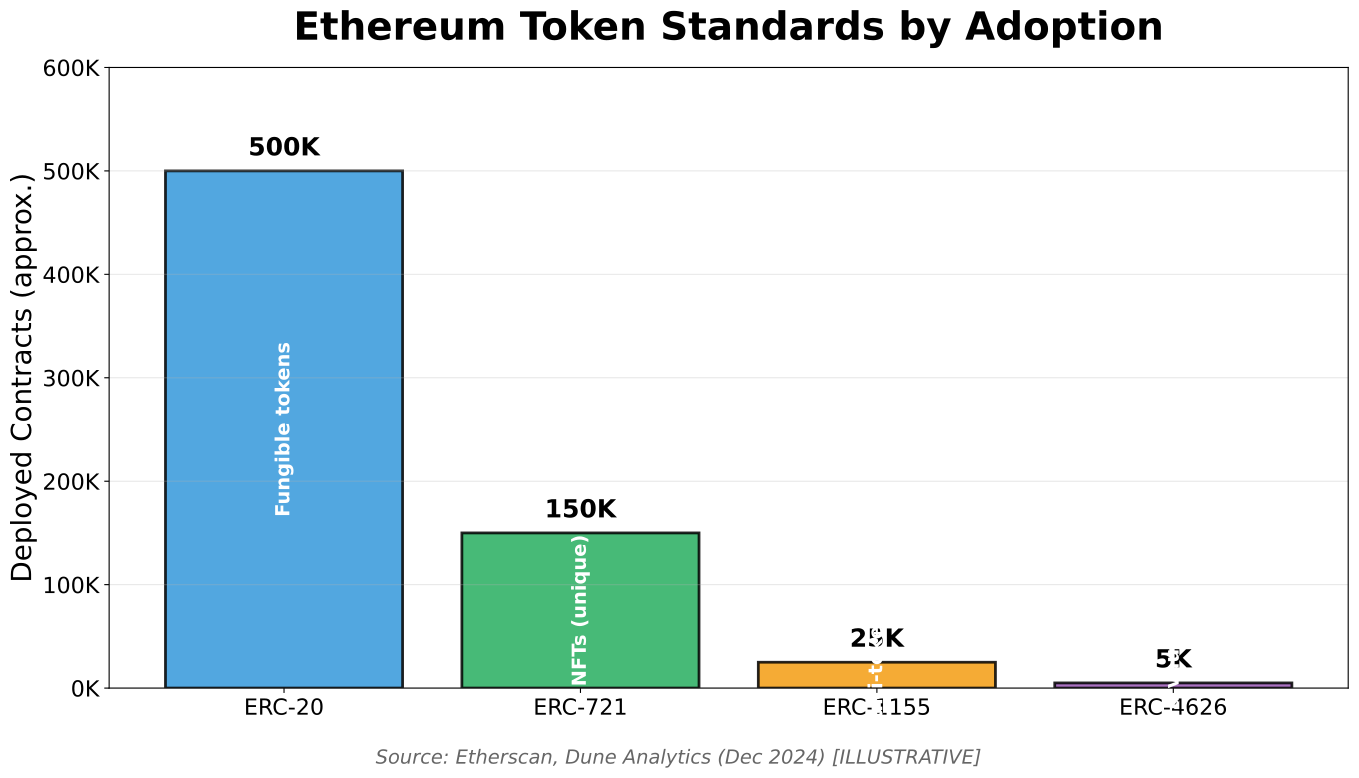

This figure's Python source:
"""
Token Standards Comparison
Bar chart comparing ERC token standards

Output: token_standards_comparison.pdf
Module: module_02_blockchain
Lesson: 20 - Tokens
"""

from pathlib import Path
import matplotlib.pyplot as plt
import numpy as np

CHART_METADATA = {
    'title': 'Token Standards Comparison',
    'module': 'module_02_blockchain',
    'lesson': 20,
    'url': 'https://github.com/Digital-AI-Finance/digital-finance/tree/main/module_02_blockchain/figures/token_standards_comparison'
}

# 40% larger fonts
plt.rcParams.update({
    'font.size': 20,
    'axes.labelsize': 20,
    'axes.titlesize': 28,
    'xtick.labelsize': 16,
    'ytick.labelsize': 16,
    'legend.fontsize': 16,
})

def create_chart():
    """Create token standards comparison bar chart"""
    fig, ax = plt.subplots(figsize=(14, 8))

    standards = ['ERC-20', 'ERC-721', 'ERC-1155', 'ERC-4626']
    deployed_contracts = [500000, 150000, 25000, 5000]  # Approximate numbers
    colors = ['#3498DB', '#27AE60', '#F39C12', '#9B59B6']

    bars = ax.bar(standards, deployed_contracts, color=colors, alpha=0.85, edgecolor='black', linewidth=2)

    ax.set_ylabel('Deployed Contracts (approx.)', fontsize=20)
    ax.set_title('Ethereum Token Standards by Adoption', fontsize=28, fontweight='bold', pad=20)
    ax.set_ylim(0, 600000)

    # Add value labels
    for bar, val in zip(bars, deployed_contracts):
        height = bar.get_height()
        label = f'{val/1000:.0f}K' if val >= 1000 else str(val)
        ax.text(bar.get_x() + bar.get_width()/2, height + 15000,
               label, ha='center', fontsize=18, fontweight='bold')

    # Add use case labels
    use_cases = ['Fungible tokens', 'NFTs (unique)', 'Multi-token', 'Yield vaults']
    for bar, use in zip(bars, use_cases):
        ax.text(bar.get_x() + bar.get_width()/2, bar.get_height()/2,
               use, ha='center', va='center', fontsize=14, color='white', fontweight='bold', rotation=90)

    ax.grid(axis='y', alpha=0.3)
    ax.yaxis.set_major_formatter(plt.FuncFormatter(lambda x, p: f'{x/1000:.0f}K'))

    fig.text(0.5, 0.02, 'Source: Etherscan, Dune Analytics (Dec 2024) [ILLUSTRATIVE]',
            fontsize=14, ha='center', style='italic', color='#666666')

    plt.tight_layout()

    output_path = Path(__file__).parent / 'token_standards_comparison.pdf'
    plt.savefig(output_path, format='pdf', dpi=300, bbox_inches='tight')
    plt.close()
    print(f"Chart saved to: {output_path}")
    return output_path

if __name__ == '__main__':
    create_chart()
